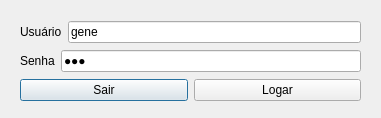
<?xml version="1.0" encoding="UTF-8"?>
<ui version="4.0">
 <class>Fm_logar</class>
 <widget class="QDialog" name="Fm_logar">
  <property name="geometry">
   <rect>
    <x>0</x>
    <y>0</y>
    <width>381</width>
    <height>118</height>
   </rect>
  </property>
  <property name="windowTitle">
   <string>Dialog</string>
  </property>
  <widget class="QWidget" name="layoutWidget">
   <property name="geometry">
    <rect>
     <x>20</x>
     <y>20</y>
     <width>341</width>
     <height>83</height>
    </rect>
   </property>
   <layout class="QVBoxLayout" name="verticalLayout">
    <item>
     <layout class="QHBoxLayout" name="horizontalLayout">
      <item>
       <widget class="QLabel" name="label">
        <property name="text">
         <string>Usuário</string>
        </property>
       </widget>
      </item>
      <item>
       <widget class="QLineEdit" name="txt_user">
        <property name="text">
         <string>gene</string>
        </property>
       </widget>
      </item>
     </layout>
    </item>
    <item>
     <layout class="QHBoxLayout" name="horizontalLayout_2">
      <item>
       <widget class="QLabel" name="label_2">
        <property name="text">
         <string>Senha</string>
        </property>
       </widget>
      </item>
      <item>
       <widget class="QLineEdit" name="txt_pass">
        <property name="text">
         <string>123</string>
        </property>
        <property name="echoMode">
         <enum>QLineEdit::Password</enum>
        </property>
       </widget>
      </item>
     </layout>
    </item>
    <item>
     <layout class="QHBoxLayout" name="horizontalLayout_3">
      <item>
       <widget class="QPushButton" name="btn_cancel">
        <property name="text">
         <string>Sair</string>
        </property>
       </widget>
      </item>
      <item>
       <widget class="QPushButton" name="btn_login">
        <property name="text">
         <string>Logar</string>
        </property>
       </widget>
      </item>
     </layout>
    </item>
   </layout>
  </widget>
 </widget>
 <resources/>
 <connections/>
</ui>
